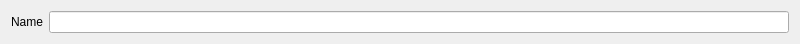
<?xml version="1.0" encoding="UTF-8"?>
<ui version="4.0">
 <class>AnimationResourceWidget</class>
 <widget class="QWidget" name="AnimationResourceWidget">
  <property name="geometry">
   <rect>
    <x>0</x>
    <y>0</y>
    <width>800</width>
    <height>600</height>
   </rect>
  </property>
  <property name="windowTitle">
   <string>Animation Editor</string>
  </property>
  <layout class="QVBoxLayout" name="mainLayout">
   <property name="sizeConstraint">
    <enum>QLayout::SizeConstraint::SetMinAndMaxSize</enum>
   </property>
   <item>
    <layout class="QHBoxLayout" name="nameHBox">
     <item>
      <widget class="QLabel" name="nameLabel">
       <property name="text">
        <string>Name</string>
       </property>
      </widget>
     </item>
     <item>
      <widget class="QLineEdit" name="nameLineEdit"/>
     </item>
    </layout>
   </item>
  </layout>
  <action name="actionSave">
   <property name="icon">
    <iconset theme="QIcon::ThemeIcon::DocumentSave"/>
   </property>
   <property name="text">
    <string>Save</string>
   </property>
   <property name="shortcut">
    <string>Ctrl+S</string>
   </property>
   <property name="menuRole">
    <enum>QAction::MenuRole::TextHeuristicRole</enum>
   </property>
  </action>
 </widget>
 <resources/>
 <connections>
  <connection>
   <sender>actionSave</sender>
   <signal>triggered()</signal>
   <receiver>AnimationResourceWidget</receiver>
   <slot>save_triggered()</slot>
   <hints>
    <hint type="sourcelabel">
     <x>-1</x>
     <y>-1</y>
    </hint>
    <hint type="destinationlabel">
     <x>399</x>
     <y>299</y>
    </hint>
   </hints>
  </connection>
 </connections>
 <slots>
  <slot>save_triggered()</slot>
 </slots>
</ui>
